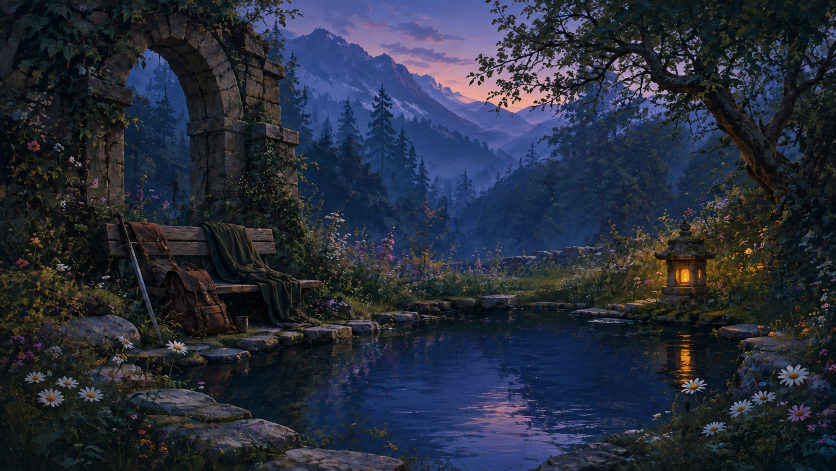
#> input picture art/scenes/golden-hour-dusk.png, 1672 x 941 px (shown at 1/2 size)
$ python -i finish.py   (imports and definitions only)
#> lines starting #> are read from the running program, lines starting #| are printed output that depends on the picture
# /// script
# requires-python = ">=3.11"
# dependencies = ["numpy", "opencv-python-headless", "pillow"]
# ///
"""The Motes finish: one painting pass over every painting, so each place reads as painted rather than
generated, and the four places read as one set. Every state of a place (arrival, evening, Halloween)
gets exactly the same treatment.

    uv run scripts/finish.py [name ...]    the masters in art/scenes -> finished PNGs in .cache/scenes/finished,
                                           <name> (base, 1672) and <name>@3840 (full)

Then `node scripts/encode-scenes.mjs` encodes the served tiers from the finished PNGs.

Kyle chose the look on 9 October 2026 from the test in spike/look/look.py: "gouache, light". Image
models give themselves away by surface: detail everywhere at the same sharpness, colour pushed to the
limit, pure blacks, and no medium. Gouache-light answers each of those and nothing more:

1. brush: a generalised Kuwahara filter, radius 3.2 px at 1672 wide, scaled with the tier so the
   strokes are the same size on every screen. Flat areas become soft dabs of paint; edges stay crisp.
   The test used radius 4; seeing it at full size, Kyle asked for the effect 20% lighter ("a smidge
   too blurry"), so the brush is 20% smaller.
2. inks: one set for every place. Chroma eased off the top, the darkest tone indigo and the lightest
   warm paper, shadows a little cool and lights a little warm.
3. glow: the soft halo round every lamp, window and sign that lofi backgrounds share (strength 0.15).
4. paper: a faint cold-press grain, strongest in the light washes (strength 0.03), seeded by position
   so every state of a place lies on one sheet.

Tried and declined in the same test: print (the inks and paper alone; still read as generated), heavier
gouache (a radius-6 brush; lost the small lights and faces of things), watercolour (blooms and pigment
edges; moved too far from the paintings) and ink and wash (indigo lines where tone turns; busy at
1672). A first grade lifted the ink to 0.13 and every place went milky violet, like a faded print.

All four steps work in place: nothing moves more than a few pixels, so masks, matched evening states,
the water and the lights still line up.

Tiers: base is the master's own 1672 width. Full is 3840: the master upscaled four times with
Real-ESRGAN (realesrgan-ncnn-vulkan v0.2.5.0, BSD-3-Clause, run locally on the GPU; fetched into
.cache/tools/ on first use), cached in .cache/scenes/upscaled/, downsampled with Lanczos to 3840 and
finished at that width. The brush smooths over the upscaler's invented micro-detail. The upscaler's
own tiling leaves faint seams, so the master is cut into overlapping tiles here and feathered back
together, and no tile edge reaches the picture.
"""
import argparse
import hashlib
import io
import platform
import shutil
import subprocess
import urllib.request
import zipfile
from pathlib import Path

import cv2
import numpy as np
from PIL import Image

Image.MAX_IMAGE_PIXELS = None
ROOT = Path(__file__).resolve().parents[1]
MASTERS = ROOT / 'art' / 'scenes'
CACHE = ROOT / '.cache'
FINISHED = CACHE / 'scenes' / 'finished'
UPSCALED = CACHE / 'scenes' / 'upscaled'

BASE = 1672             # the masters' width, and the width the look was chosen at
FULL = 3840
BRUSH = 3.2             # Kuwahara radius at BASE
GLOW = 0.15
PAPER = 0.03
INK = np.array([0.035, 0.03, 0.075], np.float32)      # the darkest a Motes painting goes: indigo, not black
LIGHT = np.array([0.985, 0.965, 0.93], np.float32)    # and the lightest: warm paper, not white

MODEL = 'realesrgan-x4plus'
TILE, OVERLAP = 448, 48     # master px per upscaler tile, and how far each reaches into its neighbours
RELEASE = 'https://github.com/xinntao/Real-ESRGAN/releases/download/v0.2.5.0/realesrgan-ncnn-vulkan-20220424-{}.zip'
BUILDS = {  # platform -> (release asset, sha256)
    'Windows': ('windows', 'abc02804e17982a3be33675e4d471e91ea374e65b70167abc09e31acb412802d'),
    'Darwin': ('macos', 'e0ad05580abfeb25f8d8fb55aaf7bedf552c375b5b4d9bd3c8d59764d2cc333a'),
    'Linux': ('ubuntu', 'e5aa6eb131234b87c0c51f82b89390f5e3e642b7b70f2b9bbe95b6a285a40c96'),
}
TOOL = CACHE / 'tools' / 'realesrgan'


def load(path):
    return np.asarray(Image.open(path).convert('RGB'), np.float32) / 255.0


def save(img, path):
    Image.fromarray(np.clip(img * 255 + 0.5, 0, 255).astype(np.uint8)).save(path)


def lum(img):
    return img @ np.array([0.2126, 0.7152, 0.0722], np.float32)


# ---- the shared paper ---------------------------------------------------------------------

# [50 lines left out: functions fbm, paper, on_paper, grade, halation, not called in this run]


# ---- the brush ----------------------------------------------------------------------------

def kuwahara(img, r, sectors=8):
    """Generalised Kuwahara: eight overlapping sectors, and each pixel takes the mean of its quietest
    ones, weighted by 1/(1+(255Σσ²)^4)."""
    R = int(np.ceil(r))
    yy, xx = np.mgrid[-R:R + 1, -R:R + 1].astype(np.float32)
    dist = np.hypot(xx, yy)
    ang = np.arctan2(yy, xx)
    radial = np.exp(-(dist ** 2) / (2 * (r / 2) ** 2)) * (dist <= r)
    sq = img * img
    num, den = np.zeros_like(img), np.zeros(img.shape[:2], np.float32)
    for n in range(sectors):
        lobe = np.maximum(0.0, np.cos(ang - 2 * np.pi * n / sectors)) ** 3
        lobe[R, R] = 1.0
        k = (radial * lobe).astype(np.float32)
        k /= k.sum()
        m = cv2.filter2D(img, -1, k, borderType=cv2.BORDER_REFLECT)
        v = (cv2.filter2D(sq, -1, k, borderType=cv2.BORDER_REFLECT) - m * m).clip(0).sum(axis=2)
        wgt = 1.0 / (1.0 + (255.0 * v) ** 4)
        num += m * wgt[..., None]
        den += wgt
    return num / (den[..., None] + 1e-12)


def finish(img):
    """The gouache-light look at this image's width."""
    s = img.shape[1] / BASE
    return on_paper(halation(grade(kuwahara(img, BRUSH * s)), s), s)


# ---- upscaling ----------------------------------------------------------------------------

# [86 lines left out: functions realesrgan, upscale, full_tier, main, not called in this run]


# [2 lines not run here, left out]

>>> import cv2
>>> picture = cv2.cvtColor(cv2.imread('../art/scenes/golden-hour-dusk.png'), cv2.COLOR_BGR2RGB)
>>> result = finish(picture)
#> in kuwahara, `sq = img * img`:
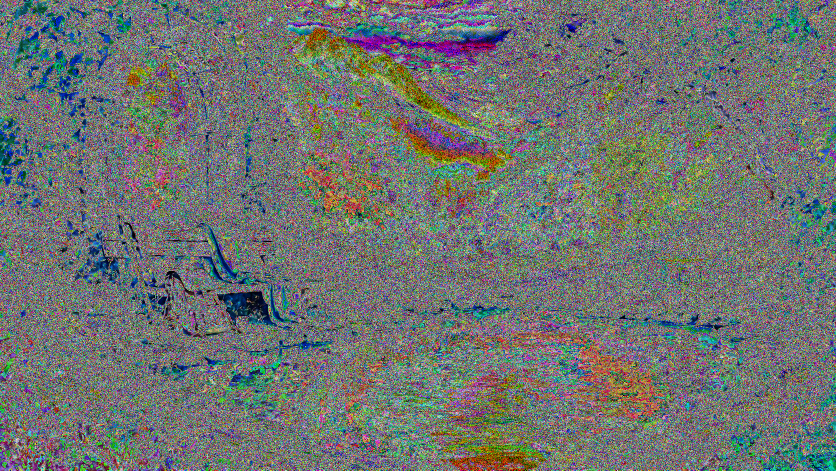
#> sq: shape (941, 1672, 3) (shown at 1/2 size); mean R, G, B 111.2, 115.4, 112.5
#> the loop in kuwahara, `for n in range(sectors):` made 1 pass
#> pass 1, in kuwahara, `v = (cv2.filter2D(sq, -1, k, borderType=cv2.BORDER_REFLECT) - m * m).c..`:
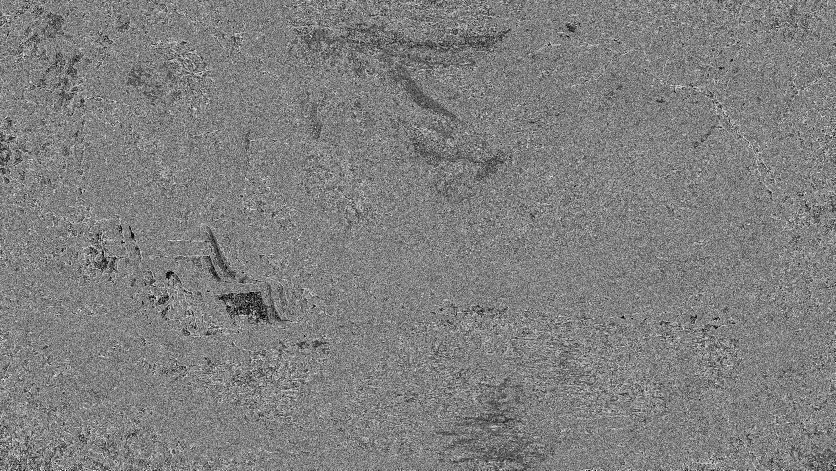
#> v: shape (941, 1672) uint64 (shown at 1/2 size); min 0, max 765, mean 383.4; drawn with min black and max white
#> after the loop in kuwahara, `for n in range(sectors):`: den: shape (941, 1672) float32; every value is 0
#> after the loop in kuwahara, `for n in range(sectors):`: num: shape (941, 1672, 3); every value is 0
#> (the run stopped early here; a loop or call above may not have finished)
